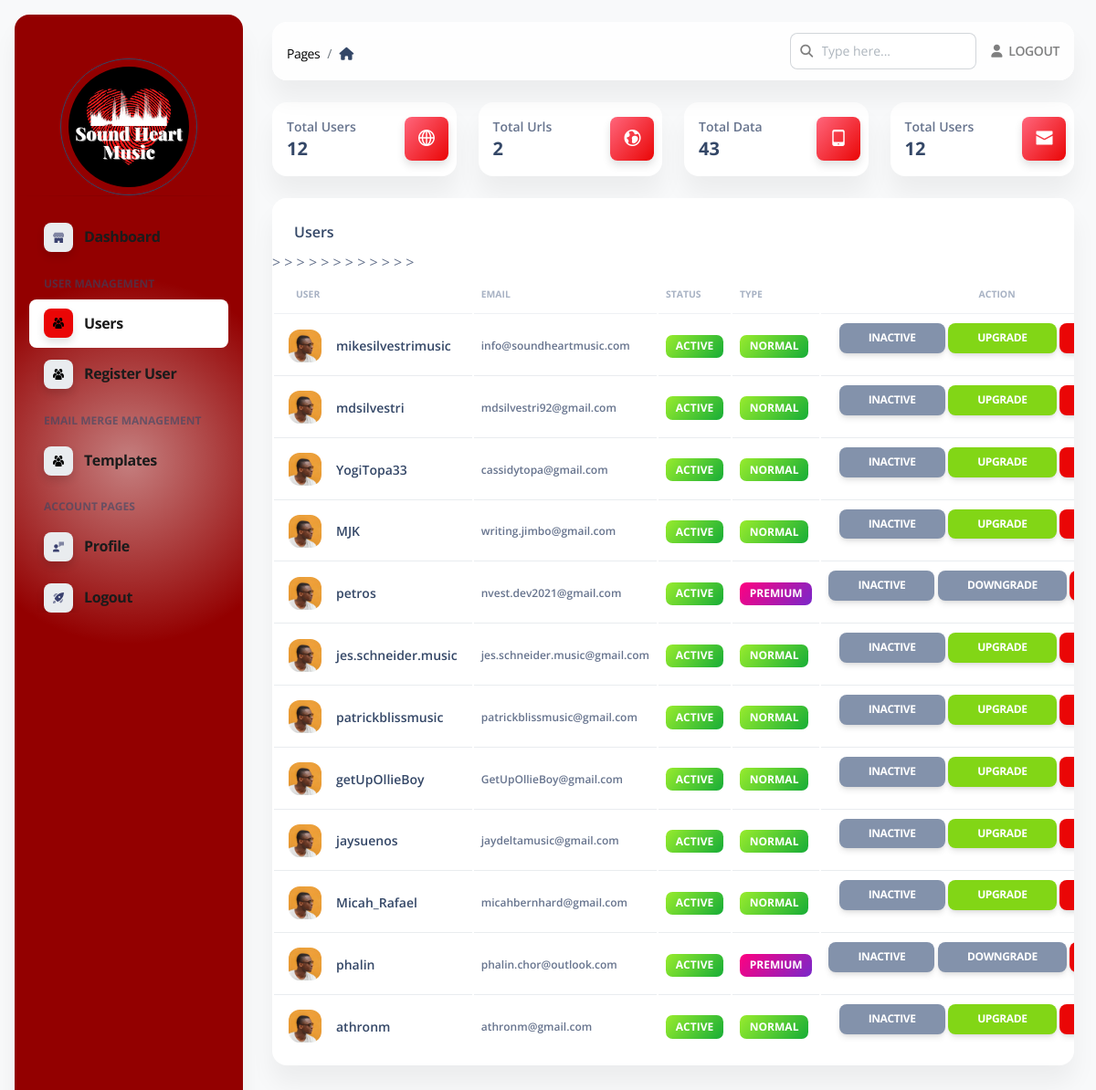
/admin/users (signed in), run on the app's committed database.
### apps/authentication/models.py (models this page shows, shortened)
class Users(db.Model, UserMixin):
    __tablename__ = 'Users'
    id            = db.Column(db.Integer, primary_key=True)
    username      = db.Column(db.String(255), unique=True, nullable=False)
    email         = db.Column(db.String(255), unique=True,  index=True)
    password      = db.Column(db.String(255))
    role          = db.Column(db.String(64), nullable=False)
    oauth_github  = db.Column(db.String(100), nullable=True)
    nylas_access_token = db.Column(db.String(32))
    api_token     = db.Column(db.String(100))
    api_token_ts  = db.Column(db.Integer)
    state         = db.Column(db.String(10))

### apps/home/routes.py (the view)
@blueprint.route('/admin/users', methods=['POST', 'GET'])
@login_required
@role_required('admin')
def admin_users():
    page_data = get_admin_data()
    users = Users.query.filter(Users.role != "admin").all()
    return render_template("home/admin_users.html",
                           segment='users', API_GENERATOR=len(API_GENERATOR),
                           page_data=page_data,
                           users=users
                           )

### apps/__init__.py (called while the page is built)
def configure_database(app):
    with app.app_context():
        try:
            db.create_all()
        except Exception as e:
            print('> Error: DBMS Exception: ' + str(e) )
            basedir = os.path.abspath(os.path.dirname(__file__))
            app.config['SQLALCHEMY_DATABASE_URI'] = SQLALCHEMY_DATABASE_URI = 'sqlite:///' + os.path.join(basedir, 'db.sqlite3')
            print('> Fallback to SQLite ')
            db.create_all()
    @app.teardown_request
    def shutdown_session(exception=None):
        db.session.remove()

### apps/authentication/models.py (called while the page is built)
@login_manager.user_loader
def user_loader(id):
    return Users.query.filter_by(id=id).first()

### apps/home/routes.py (called while the page is built)
def role_required(role):
    def decorator(fn):
        @wraps(fn)
        def wrapper(*args, **kwargs):
            admin = Users.query.filter_by(email=current_user.email).first()
            if admin:
                if admin.role != role:
                    logout_user()
                    return redirect(url_for('home_blueprint.admin_login'))
                else:
                    return fn(*args, **kwargs)
            else:
                logout_user()
                return redirect(url_for('home_blueprint.admin_login'))
        return wrapper
    return decorator

def get_admin_data():
    user_urls = Yelpurl.query.all()
    users = Users.query.filter(Users.role != "admin").all()
    services = Service.query.all()
    page_data = {
        'total_filters': len(user_urls),
        'total_users': len(users),
        'services': len(services)
    }
    return page_data

### apps/templates/home/admin_users.html (shortened to what this page needs)
{% extends 'layouts/admin.html' %}
{% block content %}
    <div class="container-fluid py-4">
        <div class="row">
            <div class="col-xl-3 col-sm-6 mb-xl-0 mb-4">
                <div class="card">
                    <div class="card-body p-3">
                        <div class="row">
                            <div class="col-8">
                                <div class="numbers">
                                    <p class="text-sm mb-0 text-capitalize font-weight-bold">Total Users</p>
                                    <h5 class="font-weight-bolder mb-0">
                                        {{ page_data['total_users'] }}
                                    </h5>
                                </div>
                            </div>
                            <div class="col-4 text-end">
                                <div class="icon icon-shape bg-gradient-danger shadow text-center border-radius-md">
                                    <i class="ni ni-world-2 text-lg opacity-10" aria-hidden="true"></i>
                                </div>
                            </div>
                        </div>
                    </div>
                </div>
            </div>
            <div class="col-xl-3 col-sm-6 mb-xl-0 mb-4">
                <div class="card">
                    <div class="card-body p-3">
                        <div class="row">
                            <div class="col-8">
                                <div class="numbers">
                                    <p class="text-sm mb-0 text-capitalize font-weight-bold">Total Urls</p>
                                    <h5 class="font-weight-bolder mb-0">
                                        {{ page_data['total_filters'] }}
                                    </h5>
                                </div>
                            </div>
                            <div class="col-4 text-end">
                                <div class="icon icon-shape bg-gradient-danger shadow text-center border-radius-md">
                                    <i class="ni ni-world text-lg opacity-10" aria-hidden="true"></i>
                                </div>
                            </div>
                        </div>
                    </div>
                </div>
            </div>
            <div class="col-xl-3 col-sm-6 mb-xl-0 mb-4">
                <div class="card">
                    <div class="card-body p-3">
                        <div class="row">
                            <div class="col-8">
                                <div class="numbers">
                                    <p class="text-sm mb-0 text-capitalize font-weight-bold">Total Data</p>
                                    <h5 class="font-weight-bolder mb-0">
                                        {{ page_data['services'] }}
                                    </h5>
                                </div>
                            </div>
                            <div class="col-4 text-end">
                                <div class="icon icon-shape bg-gradient-danger shadow text-center border-radius-md">
                                    <i class="ni ni-mobile-button text-lg opacity-10" aria-hidden="true"></i>
                                </div>
                            </div>
                        </div>
                    </div>
                </div>
            </div>
            <div class="col-xl-3 col-sm-6">
                <div class="card">
                    <div class="card-body p-3">
                        <div class="row">
                            <div class="col-8">
                                <div class="numbers">
                                    <p class="text-sm mb-0 text-capitalize font-weight-bold">Total Users</p>
                                    <h5 class="font-weight-bolder mb-0">
                                        {{ page_data['total_users'] }}
                                    </h5>
                                </div>
                            </div>
                            <div class="col-4 text-end">
                                <div class="icon icon-shape bg-gradient-danger shadow text-center border-radius-md">
                                    <i class="ni ni-email-83 text-lg opacity-10" aria-hidden="true"></i>
                                </div>
                            </div>
                        </div>
                    </div>
                </div>
            </div>
        </div>
        <div class="row py-4">
            <div class="col-12">
                <div class="card mb-4">
                    <div class="card-header pb-0">
                        <h6>Users</h6>
                    </div>
                    <div class="card-body px-0 pt-0 pb-2">
                        <div class="table-responsive p-0">
                            {% if users %}
                                <table class="table align-items-center mb-0">
                                    <thead>
                                    <tr>
                                        <th class="text-uppercase text-secondary text-xxs font-weight-bolder opacity-7">
                                            User
                                        </th>
                                        <th class="text-uppercase text-secondary text-xxs font-weight-bolder opacity-7 ps-2">
                                            Email
                                        </th>
                                        <th class="text-uppercase text-secondary text-xxs font-weight-bolder opacity-7 ps-2">
                                            Status
                                        </th>
                                        <th class="text-uppercase text-secondary text-xxs font-weight-bolder opacity-7 ps-2">
                                            Type
                                        </th>
                                        <th class="text-center text-uppercase text-secondary text-xxs font-weight-bolder opacity-7">
                                            Action
                                        </th>
                                    </tr>
                                    </thead>
                                    <tbody>
                                    {% for user in users %}
                                        <tr>
                                            <td>
                                                <div class="d-flex px-2 py-1">
                                                    <div>
                                                        <img src="{{ config.ASSETS_ROOT }}/img/team-2.jpg"
                                                             class="avatar avatar-sm me-3" alt="user1">
                                                    </div>
                                                    <div class="d-flex flex-column justify-content-center">
                                                        <h6 class="mb-0 text-sm">{{ user.username }}</h6>
                                                    </div>
                                                </div>
                                            </td>
                                            <td>
                                                <p class="text-xs font-weight-bold mb-0">{{ user.email }}</p>
                                            </td>
                                            <td>
                                                {% if user.state == 'pending' %}
                                                    <span class="badge badge-sm bg-gradient-secondary">Pending</span>
                                                {% else %}
                                                    <span class="badge badge-sm bg-gradient-success">Active</span>
                                                {% endif %}
                                            </td>>
                                            <td>
                                                {% if user.role == 'user' %}
                                                    <span class="badge badge-sm bg-gradient-success">Normal</span>
                                                {% else %}
                                                    <span class="badge badge-sm bg-gradient-primary">Premium</span>
                                                {% endif %}
                                            </td>
                                            <td class="align-middle text-center text-sm">
                                                {% if user.state == 'pending' %}
                                                    <a href="/admin/users/approve/{{ user.id }}" class="btn btn-sm btn-success">Approve</a>
                                                {% else %}
                                                    <a href="/admin/users/inactive/{{ user.id }}" class="btn btn-sm btn-secondary">Inactive</a>
                                                {% endif %}
                                                {% if user.role == 'user' %}
                                                    <a href="/admin/users/upgrade/{{ user.id }}" class="btn btn-sm btn-success ">Upgrade</a>
                                                {% else %}
                                                    <a href="/admin/users/downgrade/{{ user.id }}" class="btn btn-sm btn-secondary">Downgrade</a>
                                                {% endif %}
                                                <button data-bs-toggle="modal" data-bs-target="#deleteUserModal" onclick="deleteUser('{{ user.id }}')" class="btn btn-sm btn-danger">Delete</button>
                                            </td>
                                        </tr>
                                    {% endfor %}
                                    </tbody>
                                </table>
                            {% endif %}
                        </div>
                    </div>
                </div>
            </div>
        </div>
    </div>
{% endblock content %}

### apps/static/assets/css/nucleo-svg.css (style rules this page uses)
.icon { display: inline-block; color: #111111; height: 1em; width: 1em; }
.icon { fill: currentColor; stroke: none; }

### apps/static/assets/css/dark-theme-core.css (style rules this page uses)
body { transition: background-color 200ms ease-in; }

### data on the page
Users: username "mikesilvestrimusic", email "info@soundheartmusic.com", state "ACTIVE", role "NORMAL"
Users: username "mdsilvestri", email "mdsilvestri92@gmail.com", state "ACTIVE", role "NORMAL"
Users: username "YogiTopa33", email "cassidytopa@gmail.com", state "ACTIVE", role "NORMAL"
Users: username "MJK", email "writing.jimbo@gmail.com", state "ACTIVE", role "NORMAL"
Users: username "petros", email "nvest.dev2021@gmail.com", state "ACTIVE", role "PREMIUM"
Users: username "jes.schneider.music", email "jes.schneider.music@gmail.com", state "ACTIVE", role "NORMAL"
Users: username "patrickblissmusic", email "patrickblissmusic@gmail.com", state "ACTIVE", role "NORMAL"
Users: username "getUpOllieBoy", email "GetUpOllieBoy@gmail.com", state "ACTIVE", role "NORMAL"
Users: username "jaysuenos", email "jaydeltamusic@gmail.com", state "ACTIVE", role "NORMAL"
Users: username "Micah_Rafael", email "micahbernhard@gmail.com", state "ACTIVE", role "NORMAL"
Users: username "phalin", email "phalin.chor@outlook.com", state "ACTIVE", role "PREMIUM"
Users: username "athronm", email "athronm@gmail.com", state "ACTIVE", role "NORMAL"

### other printed values
{{ page_data['total_users'] }} "12"
{{ page_data['total_filters'] }} "2"
{{ page_data['services'] }} "43"
